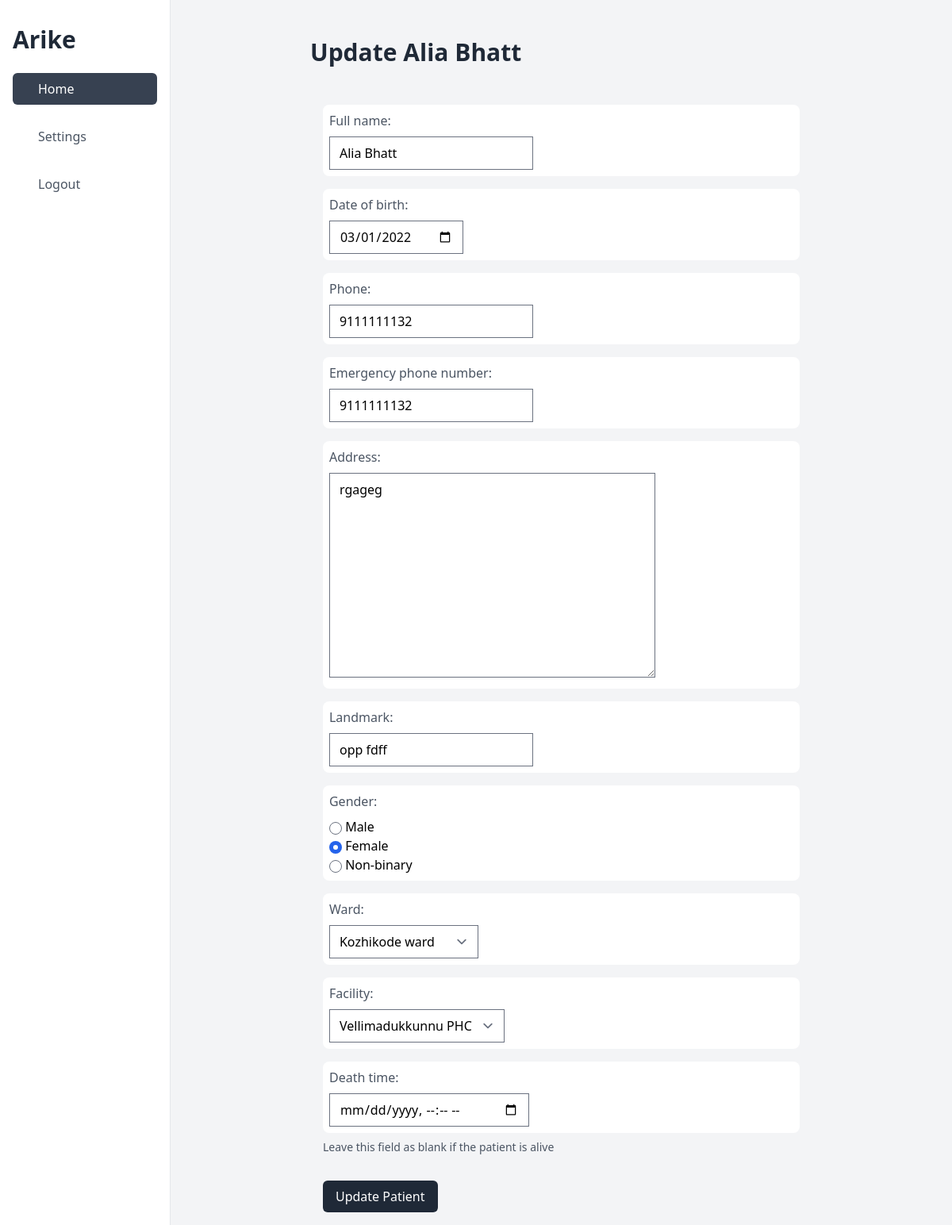
The page /update/patient/2 on the database its author committed.
### apps/models.py (models this page shows, shortened)
class Patient(models.Model):
    full_name = models.CharField(max_length=150)
    date_of_birth = models.DateField()
    address = models.TextField(default="")
    landmark = models.CharField(max_length=100)
    phone = models.CharField(max_length=14, validators=[phone_number_regex])
    gender = models.CharField(max_length=20, choices=GENDER_CHOICES)
    emergency_phone_number = models.CharField(
        max_length=14, validators=[phone_number_regex]
    )
    expired_time = models.DateTimeField(blank=True, null=True)
    ward = models.ForeignKey(Ward, on_delete=models.PROTECT)
    facility = models.ForeignKey(Facility, on_delete=models.PROTECT, null=True)
    nurse = models.ForeignKey(
        CustomUser, blank=False, on_delete=models.PROTECT, null=True
    )
    created_at = models.DateTimeField(auto_now_add=True)
    updated_at = models.DateTimeField(auto_now=True)
    deleted = models.BooleanField(default=False)

### apps/views.py (the view)
# urls.py: path("update/patient/<pk>", PatientUpdateView.as_view()),
class PatientUpdateView(UpdateView):
    model = Patient
    form_class = PatientForm
    template_name = "Patient/update.html"
    success_url = "/list/patient"

### apps/views.py
class PatientForm(ModelForm):
    gender = forms.ChoiceField(choices=GENDER_CHOICES, widget=forms.RadioSelect)
    class Meta:
        model = Patient
        fields = [
            "full_name",
            "date_of_birth",
            "phone",
            "emergency_phone_number",
            "address",
            "landmark",
            "gender",
            "ward",
            "facility",
            "expired_time",
        ]
        labels = {"expired_time": "Death time"}
        help_texts = {
            "expired_time": "Leave this field as blank if the patient is alive"
        }
        widgets = {
            "date_of_birth": forms.DateInput(
                format=("%Y-%m-%d"),
                attrs={
                    "class": "form-control",
                    "placeholder": "Select a date",
                    "type": "date",
                },
            ),
            "expired_time": TimeInput(attrs={"type": "datetime-local"}),
        }

### apps/models.py (called while the page is built)
    def __str__(self):
        return self.name

    def __str__(self):
        return self.name

### templates/Patient/update.html (shortened to what this page needs)
{% extends "base_dashboard.html" %}
{% block content %}
    <div class="flex my-8">
        <h1 class="text-3xl font-bold text-gray-800">Update {{ object.full_name }}</h1>
    </div>
    <form action="" method="post">
        <div class="">
            {% for field in form %}
                <div class="fieldWrapper m-4">
                    <div class="bg-white rounded-lg px-2 py-2">
                        <div class="text-l font-regular text-gray-600 mb-2">{{ field.label_tag }}</div>
                        <div>{{ field }}</div>
                    </div>
                    {% if field.help_text %}
                    <div class="help text-sm text-gray-600 pt-2">{{ field.help_text|safe }}</div>
                    {% endif %}
                </div>
            {% endfor %}
        </div>
        <div class="text-left mt-8 ml-4">
            <Button class="bg-gray-800 px-4 text-white p-2 rounded-md " type="submit">Update Patient</Button>
        </div>
    </form>
{% endblock content %}

### rows shown on the page
Patient: full_name "Alia Bhatt", form "Alia Bhatt" "03/01/2022" "9111111132" "9111111132" "rgageg" "opp fdff" "☐ Male ☑ Female ☐ Non-binary" "Kozhikode ward" "Vellimadukkunnu PHC"

### other values the page prints
{{ field.label_tag }} "Full name:" "Date of birth:" "Phone:" "Emergency phone number:" "Address:" "Landmark:" "Gender:" "Ward:" "Facility:" "Death time:"
{{ field.help_text|safe }} "Leave this field as blank if the patient is alive"
